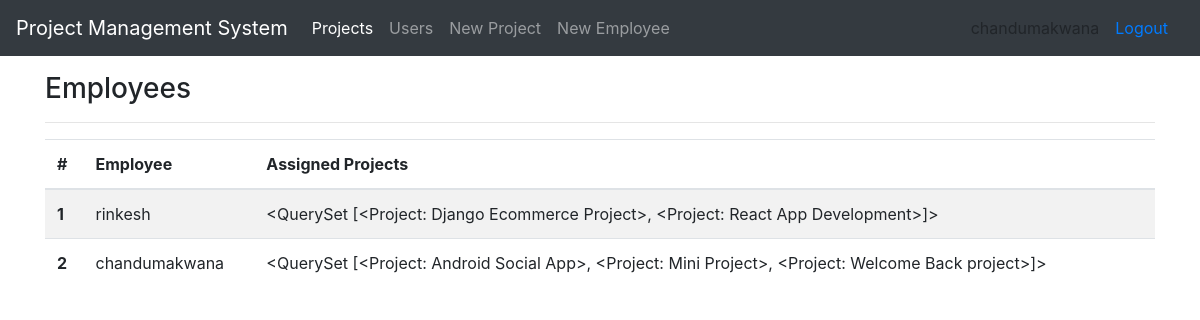
Screenshot of /users/ (signed in) with the database file from the repository.
### users/models.py (models this page shows)
class UserProfile(models.Model):
    user = models.ForeignKey(User, on_delete=models.CASCADE)
    project = models.ManyToManyField(Project, blank=True)
    def __str__(self):
        return f'{self.user}'

### projects/models.py (models this page shows)
class Project(models.Model):
    project_name = models.CharField(max_length=200)
    description = models.TextField(blank=True)
    start_date = models.DateField(auto_now_add=True)
    end_date = models.DateField()
    status = models.CharField(max_length=4, choices=status, default=1)
    assign = models.ForeignKey(User, on_delete=models.CASCADE)
    class Meta:
        ordering = ['project_name']
    def __str__(self):
        return self.project_name

### users/views.py (the view)
# urls.py: path('', usersView, name='users'),
def usersView(request):
    users = UserProfile.objects.all()
    projects = Project.objects.all()
    context = {
        'users': users,
        'projects': projects,
    }
    return render(request, 'users/users.html', context)

### users/templates/users/users.html
{% extends 'users/base.html' %}
{% block content %}
  <div class="container">
    <h3 class="mt-3">Employees</h3><hr>
    <table class="table table-striped">
  <thead>
    <tr>
      <th scope="col">#</th>
      <th scope="col">Employee</th>
      <th scope="col">Assigned Projects</th>
    </tr>
  </thead>
  <tbody>
    {% for user in users %}
    <tr>
      <th scope="row">{{ forloop.counter }}</th>
      <td>{{ user }}</td>
      <td>{{ user.project.all }}</td>
    </tr>
    {% endfor %}
  </tbody>
</table>
    </div>
{% endblock content %}

### projects/templates/projects/header.html (shortened to what this page needs)
<nav class="navbar navbar-expand-lg navbar-dark bg-dark">
  <a class="navbar-brand" href="#">Project Management System</a>
  <div class="collapse navbar-collapse" id="navbarSupportedContent">
    <ul class="navbar-nav mr-auto">
      <li class="nav-item active">
        <a class="nav-link" href="{% url 'projects-list' %}">Projects <span class="sr-only">(current)</span></a>
      </li>
      <li class="nav-item">
        <a class="nav-link" href="{% url 'users' %}">Users</a>
      </li>
      <li class="nav-item">
        <a class="nav-link" href="{% url 'new-project' %}">New Project</a>
      </li>
      <li class="nav-item">
        <a class="nav-link" href="{% url 'new-user' %}">New Employee</a>
      </li>
    </ul>
    {% if user.is_authenticated %}
    <span class="nav-item my-2">{{ user.username }}</span>
    <a class="nav-link" href="{% url 'logout' %}" >Logout</a>
    {% else %}
    <a class="nav-link" href="{% url 'login' %}" >Login</a>
    <a class="nav-link" href="{% url 'new-user' %}" >Register</a>
    {% endif %}
  </div>
</nav>

### rows the page displays
UserProfile: user.username "rinkesh", project.all "<QuerySet [<Project: Django Ecommerce Project>, <Project: React App Development>]>"
UserProfile: user.username "chandumakwana", project.all "<QuerySet [<Project: Android Social App>, <Project: Mini Project>, <Project: Welcome Back project>]>"

### other values shown
{{ user.username }} "chandumakwana"
